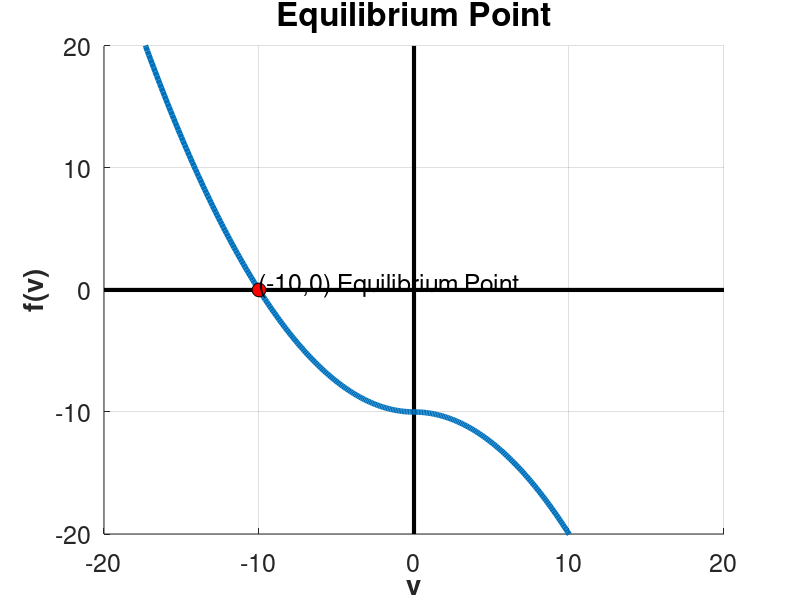

Source code (MATLAB):
% This is an example script that will plot a curve of f(v) for particular
% values of g,k, and m. I chose an 'easy' equilibrium point so that I could
% show an example with a nice clean zero, but you can change g,k,and m and
% plot other curves.

% Also in this script I have given demos of how to do various things with
% plots so that you can make nice clean plots for the class (and in other
% classes or projects). 

% This code reproduces the plot of an example in Polking's ODE book,
% section 2.9 (Autonomous equations)

%%%%%%%%%%%%%%%%%%%%%%%%%%%%%%%%%%%%%%%%%%%%%%%%%%%%%%%%%%%%%%%%%%%%%%%%%%%%%%%%%%%%%%%%%%%%%%%%
%%%%%%%%%%%%%%%%%%%%%%%%%%%%%%%%%%%%%%%%%%%%%%%%%%%%%%%%%%%%%%%%%%%%%%%%%%%%%%%%%%%%%%%%%%%%%%%%
% None of the next three lines are strictly necessary, and you should use with caution
% (if you have things open or variables defined you will lose them all and
% basically start with a blank slate)

clear all                                    % This clears all variables defined in your MatLAB session
close all                                    % This closes all figures
clc                                          % This clears your display

%%%%%%%%%%%%%%%%%%%%%%%%%%%%%%%%%%%%%%%%%%%%%%%%%%%%%%%%%%%%%%%%%%%%%%%%%%%%%%%%%%%%%%%%%%%%%%%%
%%%%%%%%%%%%%%%%%%%%%%%%%%%%%%%%%%%%%%%%%%%%%%%%%%%%%%%%%%%%%%%%%%%%%%%%%%%%%%%%%%%%%%%%%%%%%%%%
% The next two lines will set the default size for your tick marks on your
% axes, and for your axis labels, titles, legends, etc. These will be the
% default for ALL plots until you close MatLAB completely and reopen it.
% You only have to run a default setting once in a MatLAB session, but I often add it to a
% script so I don't have to remember.

set(0,'DefaultAxesFontSize', 18)           
set(0,'DefaultTextFontSize', 18)

%%%%%%%%%%%%%%%%%%%%%%%%%%%%%%%%%%%%%%%%%%%%%%%%%%%%%%%%%%%%%%%%%%%%%%%%%%%%%%%%%%%%%%%%%%%%%%%%
% End Set up, Begin Example
%%%%%%%%%%%%%%%%%%%%%%%%%%%%%%%%%%%%%%%%%%%%%%%%%%%%%%%%%%%%%%%%%%%%%%%%%%%%%%%%%%%%%%%%%%%%%%%%
%%%%%%%%%%%%%%%%%%%%%%%%%%%%%%%%%%%%%%%%%%%%%%%%%%%%%%%%%%%%%%%%%%%%%%%%%%%%%%%%%%%%%%%%%%%%%%%%
% Defining your parameters and variables
%%%%%%%%%%%%%%%%%%%%%%%%%%%%%%%%%%%%%%%%%%%%%%%%%%%%%%%%%%%%%%%%%%%%%%%%%%%%%%%%%%%%%%%%%%%%%%%%
%%%%%%%%%%%%%%%%%%%%%%%%%%%%%%%%%%%%%%%%%%%%%%%%%%%%%%%%%%%%%%%%%%%%%%%%%%%%%%%%%%%%%%%%%%%%%%%%

% Define your physical parameters

g = 10;            % gravitational constant
k = 10;            % drag coefficient
m = 100;            % mass of the object

v = -20:0.1:20;     % When plotting f(v),   
                    %v is the independent variable, so we define a region of values for v

foo = @(v) -g-k.*v.*abs(v)./m;  % This is an example of an inline function
% <functionname> = @(inputvariable) <define function>

% In this case you could also just do something like 

% RHS = -g-k.*v.*abs(v)./m;   

% And get the same thing. You might try commenting out line 58 and
% uncommenting line 53 and see you get the same graph. 

RHS=foo(v);

%%%%%%%%%%%%%%%%%%%%%%%%%%%%%%%%%%%%%%%%%%%%%%%%%%%%%%%%%%%%%%%%%%%%%%%%%%%%%%%%%%%%%%%%%%%%%%%%
% End definitions and calculation, begin plotting
%%%%%%%%%%%%%%%%%%%%%%%%%%%%%%%%%%%%%%%%%%%%%%%%%%%%%%%%%%%%%%%%%%%%%%%%%%%%%%%%%%%%%%%%%%%%%%%%

%%%%%%%%%%%%%%%%%%%%%%%%%%%%%%%%%%%%%%%%%%%%%%%%%%%%%%%%%%%%%%%%%%%%%%%%%%%%%%%%%%%%%%%%%%%%%%%%
% Set up the plot
%%%%%%%%%%%%%%%%%%%%%%%%%%%%%%%%%%%%%%%%%%%%%%%%%%%%%%%%%%%%%%%%%%%%%%%%%%%%%%%%%%%%%%%%%%%%%%%%
% Often the key to a good plot is making it look nice, so you have to do a
% lot more than just plot a line. You want to make your plots looks a
% clear and readable as possible. Label things and don't make people guess!
%%%%%%%%%%%%%%%%%%%%%%%%%%%%%%%%%%%%%%%%%%%%%%%%%%%%%%%%%%%%%%%%%%%%%%%%%%%%%%%%%%%%%%%%%%%%%%%%


figure(1)     % You can just us plot and Matlab will open a new figure window, but you can also specify 
              % a figure number. This is can be used to start a new blank figure or go back to an existing
              % figure and add to it or clear it
              
line([0 0],[-20 20],'LineWidth',3,'Color','k')      % This draws a dark black line for the vertical axis

grid on                                             % This turns on a grid to remove type 'grid off'

hold on                                             % This holds the graph so that new plots don't overwrite
                                                    % The default is 'hold off' which will delete previous plots
                                                    % and overwrite them with the new one.
                                                 
line([-20 20],[0 0],'LineWidth',3,'Color','k')     % This draws a dark black line for the horizontal axis
% I used linewidth to make it thick and 'k' to force it to be black.

%%%%%%%%%%%%%%%%%%%%%%%%%%%%%%%%%%%%%%%%%%%%%%%%%%%%%%%%%%%%%%%%%%%%%%%%%%%%%%%%%%%%%%%%%%%%%%%%
% Actually plotting the function
%%%%%%%%%%%%%%%%%%%%%%%%%%%%%%%%%%%%%%%%%%%%%%%%%%%%%%%%%%%%%%%%%%%%%%%%%%%%%%%%%%%%%%%%%%%%%%%%
% This is your actual problem (as you can see most of this is making things
% look pretty for other humans!
%%%%%%%%%%%%%%%%%%%%%%%%%%%%%%%%%%%%%%%%%%%%%%%%%%%%%%%%%%%%%%%%%%%%%%%%%%%%%%%%%%%%%%%%%%%%%%%%

plot(v,RHS','LineWidth',4);                         % This plots v vs. f(v)
% I didn't set a color here, matlab will cycle through various colors
% Some you can set with letters are y,m,k,g,b,r,c. For other colors you can
% see the help document.

%%%%%%%%%%%%%%%%%%%%%%%%%%%%%%%%%%%%%%%%%%%%%%%%%%%%%%%%%%%%%%%%%%%%%%%%%%%%%%%%%%%%%%%%%%%%%%%%
% Putting on labels and making things clear)
%%%%%%%%%%%%%%%%%%%%%%%%%%%%%%%%%%%%%%%%%%%%%%%%%%%%%%%%%%%%%%%%%%%%%%%%%%%%%%%%%%%%%%%%%%%%%%%%

% The command below plots a big red dot with a thin black border at the point
% where my equilibrium point is
plot(-sqrt(m*g/k),0,'o','MarkerSize',10,'MarkerEdgeColor','k','MarkerFaceColor','r')
% I used 'o' to set a circle. Other common choices are s,d,*. See the plot help
% document for more options.

% This sets my display window boundaries
axis([-20 20 -20 20])  

% Label the v and f(v) axes with an even bigger font (and bold) than the
% default
ylabel('f(v)','FontSize',20,'FontWeight','bold')  
xlabel('v','FontSize',20,'FontWeight','bold')

%Give the plot (an even bigger) title
title('Equilibrium Point','FontSize',24)

% The code below will put text where my equilibrium point is. 
x1 = -sqrt(m*g/k);          %  horizontal coordinate
y1 = 0;                     %  vertical coordinate
str2 = ['(',num2str(x1),',',num2str(y1),') Equilibrium Point'] % The label
text(x1,y1+0.4,str2) % This tells matlab where to start printing and then what to print
%%%%%%%%%%%%%%%%%%%%%%%%%%%%%%%%%%%%%%%%%%%%%%%%%%%%%%%%%%%%%%%%%%%%%%%%%%%%%%%%%%%%%%%%%%%%%%%%
% Note that much of matlab defines plots with builtin objects that say 'x' and 'y'
% something. So it's pretty common to see code using x,y variables and
% commands even if YOUR variables and functions are something like v or t
% or q or whatever. So be careful of that until you get used to it. 
%%%%%%%%%%%%%%%%%%%%%%%%%%%%%%%%%%%%%%%%%%%%%%%%%%%%%%%%%%%%%%%%%%%%%%%%%%%%%%%%%%%%%%%%%%%%%%%%

% This will first read in the size of your screen into "screen_size" as
% pixel number values
screen_size = get(0, 'ScreenSize');

% and then you can set the size of your graph.
set(1, 'Position', [0 0 0.75*screen_size(3) 0.75*screen_size(4) ] );
% the syntax is set(<figure number>,'Position', [ startx starty endx endy]);
% So in my case the code will set my figure 1 to start at the bottom left
% edge of my screen and size its width and height to be 75% of my screen's
% width and 75% of my screen's height.